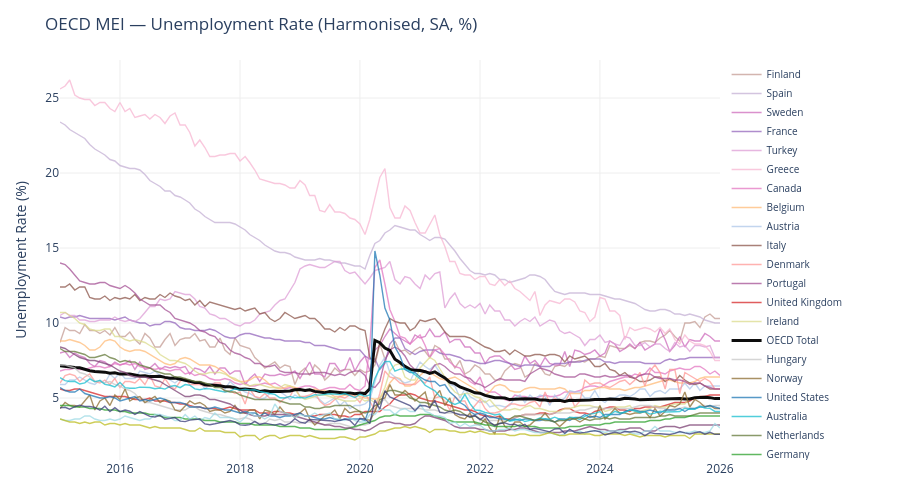

Write notebook code for a chart like this one.
### Code cell
# ── D3 · Chart — Labour Market ────────────────────────────────────────────────
labour_fig = go.Figure()

for country in (_unemp_order if _unemp_order else list(unemp_wide.columns)):
    s = unemp_wide.get(country, pd.Series(dtype=float)).dropna()
    if s.empty:
        continue
    is_agg = country in AGGREGATES
    name   = COUNTRY_LABELS.get(country, country)
    labour_fig.add_trace(go.Scatter(
        x=s.index, y=s.values, name=name,
        line=dict(color=COUNTRY_COLORS.get(country, "#aaaaaa"),
                  width=3.0 if country == "OECD" else (2.0 if is_agg else 1.4)),
        opacity=0.95 if is_agg else 0.75,
        hovertemplate=f"<b>{name}</b><br>%{{x|%Y-%m}}: %{{y:.1f}}%<extra></extra>",
    ))

labour_fig.update_layout(
    title="OECD MEI — Unemployment Rate (Harmonised, SA, %)", height=500,
    legend=dict(orientation="v", x=1.01, y=1, font=dict(size=10), tracegroupgap=0),
    hovermode="x unified", template="plotly_white",
    margin=dict(l=60, r=180, t=60, b=40),
    yaxis=dict(title="Unemployment Rate (%)", showgrid=True, gridcolor="#eeeeee"),
    xaxis=dict(showgrid=True, gridcolor="#eeeeee"))

labour_fig.show()
print("✅ D3 · Labour Market chart rendered")

### Figure 1 — Plotly figure (JSON) as saved in the notebook; plotly's stock layout.template omitted (floating-point values rounded to 4 significant figures; data arrays with more than 128 entries replaced by an {"elided": "..."} marker saying what was removed)
{"data": [{"hovertemplate": "<b>Finland</b><br>%{x|%Y-%m}: %{y:.1f}%<extra></extra>", "line": {"color": "#c49c94", "width": 1.4}, "name": "Finland", "opacity": 0.75, "type": "scatter", "x": {"elided": "133 str values"}, "y": {"elided": "133 float values"}}, {"hovertemplate": "<b>Spain</b><br>%{x|%Y-%m}: %{y:.1f}%<extra></extra>", "line": {"color": "#c5b0d5", "width": 1.4}, "name": "Spain", "opacity": 0.75, "type": "scatter", "x": {"elided": "133 str values"}, "y": {"elided": "133 float values"}}, {"hovertemplate": "<b>Sweden</b><br>%{x|%Y-%m}: %{y:.1f}%<extra></extra>", "line": {"color": "#ce6dbd", "width": 1.4}, "name": "Sweden", "opacity": 0.75, "type": "scatter", "x": {"elided": "133 str values"}, "y": {"elided": "133 float values"}}, {"hovertemplate": "<b>France</b><br>%{x|%Y-%m}: %{y:.1f}%<extra></extra>", "line": {"color": "#9467bd", "width": 1.4}, "name": "France", "opacity": 0.75, "type": "scatter", "x": {"elided": "133 str values"}, "y": {"elided": "133 float values"}}, {"hovertemplate": "<b>Turkey</b><br>%{x|%Y-%m}: %{y:.1f}%<extra></extra>", "line": {"color": "#de9ed6", "width": 1.4}, "name": "Turkey", "opacity": 0.75, "type": "scatter", "x": {"elided": "133 str values"}, "y": {"elided": "133 float values"}}, {"hovertemplate": "<b>Greece</b><br>%{x|%Y-%m}: %{y:.1f}%<extra></extra>", "line": {"color": "#f7b6d2", "width": 1.4}, "name": "Greece", "opacity": 0.75, "type": "scatter", "x": {"elided": "133 str values"}, "y": {"elided": "133 float values"}}, {"hovertemplate": "<b>Canada</b><br>%{x|%Y-%m}: %{y:.1f}%<extra></extra>", "line": {"color": "#e377c2", "width": 1.4}, "name": "Canada", "opacity": 0.75, "type": "scatter", "x": {"elided": "133 str values"}, "y": {"elided": "133 float values"}}, {"hovertemplate": "<b>Belgium</b><br>%{x|%Y-%m}: %{y:.1f}%<extra></extra>", "line": {"color": "#ffbb78", "width": 1.4}, "name": "Belgium", "opacity": 0.75, "type": "scatter", "x": {"elided": "133 str values"}, "y": {"elided": "133 float values"}}, {"hovertemplate": "<b>Austria</b><br>%{x|%Y-%m}: %{y:.1f}%<extra></extra>", "line": {"color": "#aec7e8", "width": 1.4}, "name": "Austria", "opacity": 0.75, "type": "scatter", "x": {"elided": "133 str values"}, "y": {"elided": "133 float values"}}, {"hovertemplate": "<b>Italy</b><br>%{x|%Y-%m}: %{y:.1f}%<extra></extra>", "line": {"color": "#8c564b", "width": 1.4}, "name": "Italy", "opacity": 0.75, "type": "scatter", "x": {"elided": "133 str values"}, "y": {"elided": "133 float values"}}, {"hovertemplate": "<b>Denmark</b><br>%{x|%Y-%m}: %{y:.1f}%<extra></extra>", "line": {"color": "#ff9896", "width": 1.4}, "name": "Denmark", "opacity": 0.75, "type": "scatter", "x": {"elided": "133 str values"}, "y": {"elided": "133 float values"}}, {"hovertemplate": "<b>Portugal</b><br>%{x|%Y-%m}: %{y:.1f}%<extra></extra>", "line": {"color": "#a55194", "width": 1.4}, "name": "Portugal", "opacity": 0.75, "type": "scatter", "x": {"elided": "133 str values"}, "y": {"elided": "133 float values"}}, {"hovertemplate": "<b>United Kingdom</b><br>%{x|%Y-%m}: %{y:.1f}%<extra></extra>", "line": {"color": "#d62728", "width": 1.4}, "name": "United Kingdom", "opacity": 0.75, "type": "scatter", "x": {"elided": "133 str values"}, "y": {"elided": "133 float values"}}, {"hovertemplate": "<b>Ireland</b><br>%{x|%Y-%m}: %{y:.1f}%<extra></extra>", "line": {"color": "#dbdb8d", "width": 1.4}, "name": "Ireland", "opacity": 0.75, "type": "scatter", "x": {"elided": "133 str values"}, "y": {"elided": "133 float values"}}, {"hovertemplate": "<b>OECD Total</b><br>%{x|%Y-%m}: %{y:.1f}%<extra></extra>", "line": {"color": "#000000", "width": 3}, "name": "OECD Total", "opacity": 0.95, "type": "scatter", "x": {"elided": "133 str values"}, "y": {"elided": "133 float values"}}, {"hovertemplate": "<b>Hungary</b><br>%{x|%Y-%m}: %{y:.1f}%<extra></extra>", "line": {"color": "#c7c7c7", "width": 1.4}, "name": "Hungary", "opacity": 0.75, "type": "scatter", "x": {"elided": "133 str values"}, "y": {"elided": "133 float values"}}, {"hovertemplate": "<b>Norway</b><br>%{x|%Y-%m}: %{y:.1f}%<extra></extra>", "line": {"color": "#8c6d31", "width": 1.4}, "name": "Norway", "opacity": 0.75, "type": "scatter", "x": {"elided": "133 str values"}, "y": {"elided": "133 float values"}}, {"hovertemplate": "<b>United States</b><br>%{x|%Y-%m}: %{y:.1f}%<extra></extra>", "line": {"color": "#1f77b4", "width": 1.4}, "name": "United States", "opacity": 0.75, "type": "scatter", "x": {"elided": "133 str values"}, "y": {"elided": "133 float values"}}, {"hovertemplate": "<b>Australia</b><br>%{x|%Y-%m}: %{y:.1f}%<extra></extra>", "line": {"color": "#17becf", "width": 1.4}, "name": "Australia", "opacity": 0.75, "type": "scatter", "x": {"elided": "133 str values"}, "y": {"elided": "133 float values"}}, {"hovertemplate": "<b>Netherlands</b><br>%{x|%Y-%m}: %{y:.1f}%<extra></extra>", "line": {"color": "#637939", "width": 1.4}, "name": "Netherlands", "opacity": 0.75, "type": "scatter", "x": {"elided": "133 str values"}, "y": {"elided": "133 float values"}}, {"hovertemplate": "<b>Germany</b><br>%{x|%Y-%m}: %{y:.1f}%<extra></extra>", "line": {"color": "#2ca02c", "width": 1.4}, "name": "Germany", "opacity": 0.75, "type": "scatter", "x": {"elided": "133 str values"}, "y": {"elided": "133 float values"}}, {"hovertemplate": "<b>Poland</b><br>%{x|%Y-%m}: %{y:.1f}%<extra></extra>", "line": {"color": "#7b4173", "width": 1.4}, "name": "Poland", "opacity": 0.75, "type": "scatter", "x": {"elided": "133 str values"}, "y": {"elided": "133 float values"}}, {"hovertemplate": "<b>Korea</b><br>%{x|%Y-%m}: %{y:.1f}%<extra></extra>", "line": {"color": "#9edae5", "width": 1.4}, "name": "Korea", "opacity": 0.75, "type": "scatter", "x": {"elided": "133 str values"}, "y": {"elided": "133 float values"}}, {"hovertemplate": "<b>Japan</b><br>%{x|%Y-%m}: %{y:.1f}%<extra></extra>", "line": {"color": "#bcbd22", "width": 1.4}, "name": "Japan", "opacity": 0.75, "type": "scatter", "x": {"elided": "133 str values"}, "y": {"elided": "133 float values"}}, {"hovertemplate": "<b>Mexico</b><br>%{x|%Y-%m}: %{y:.1f}%<extra></extra>", "line": {"color": "#393b79", "width": 1.4}, "name": "Mexico", "opacity": 0.75, "type": "scatter", "x": {"elided": "133 str values"}, "y": {"elided": "133 float values"}}], "layout": {"height": 500, "hovermode": "x unified", "legend": {"font": {"size": 10}, "orientation": "v", "tracegroupgap": 0, "x": 1.01, "y": 1}, "margin": {"b": 40, "l": 60, "r": 180, "t": 60}, "title": {"text": "OECD MEI — Unemployment Rate (Harmonised, SA, %)"}, "xaxis": {"gridcolor": "#eeeeee", "showgrid": true}, "yaxis": {"gridcolor": "#eeeeee", "showgrid": true, "title": {"text": "Unemployment Rate (%)"}}}}
